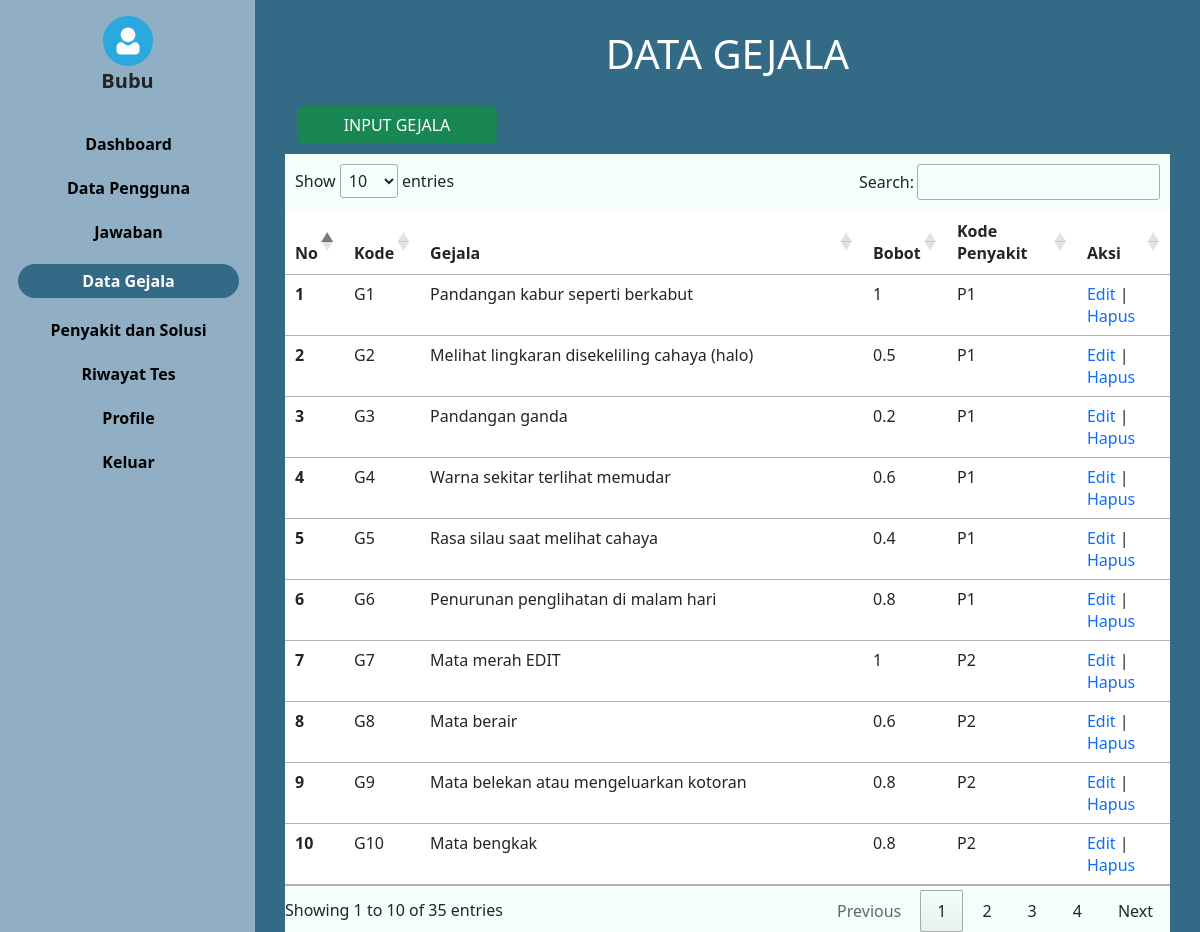
Before: /gejala.php (signed in) with the older database file.
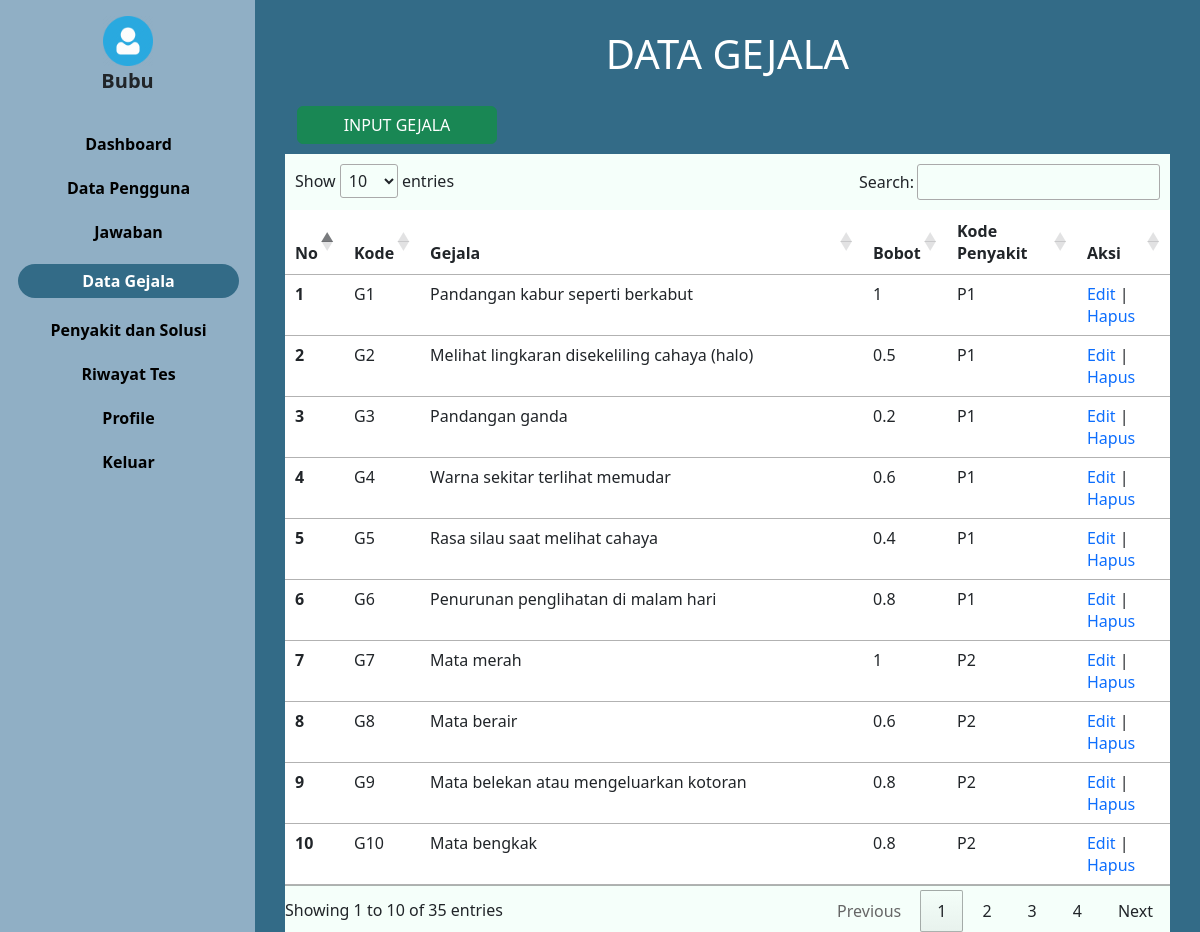
After: the same page with the newer database file.
### tables this page shows
CREATE TABLE `gejala` (
  `idgejala` int(11) NOT NULL,
  `iddiagnosa` int(10) NOT NULL,
  `kode_gejala` varchar(10) NOT NULL,
  `nama_gejala` text NOT NULL,
  `bobot` double NOT NULL
);

CREATE TABLE `diagnosa` (
  `iddiagnosa` int(10) NOT NULL,
  `kode_diagnosa` varchar(10) NOT NULL,
  `nama_diagnosa` varchar(50) NOT NULL,
  `deskripsi` text NOT NULL
);

### konek.php (called while the page is built, shortened)
<?php
$koneksi = mysqli_connect("localhost", "root", "", "mata");
function query($query)
{
    global $koneksi;
    $result = mysqli_query($koneksi, $query);
    $rows = [];
    while ($row = mysqli_fetch_assoc($result)) {
        $rows[] = $row;
    }
    return $rows;
}
function dekripsi($teks)
{
    $text = $teks;
    $kunci = 'mataRara';
    $key = hash('sha256', $kunci);
    $pkey = "123";
    $method = "aes-192-cfb1";
    $iv = substr(hash('sha256', $pkey), 0, 16);
    $dekripsi = base64_decode($text);
    $dekripsi = openssl_decrypt($dekripsi, $method, $key, 0, $iv);
    return $dekripsi;
}
?>

### gejala.php (the view, shortened to what this page needs)
<?php
include("konek.php");
$id = dekripsi($_COOKIE['mataRara']);
$user = query("SELECT * FROM user WHERE iduser = $id")[0];
$data = query("SELECT * FROM gejala");
?>
<html lang="en">
<head>
  <link href="https://cdn.jsdelivr.net/npm/bootstrap@5.3.0/dist/css/bootstrap.min.css" rel="stylesheet"
>
  <link rel="stylesheet" href="https://cdn.datatables.net/1.13.4/css/jquery.dataTables.min.css">
  <link rel="stylesheet" href="style.css">
</head>
<body>
  <div class="main-container d-flex">
    <div class="sidebar px-3 pt-3">
      <div class="header pb-3">
        <img class="text-center" src="img/<?php echo $user['foto']; ?>"
          style="width: 50px; margin-right: auto; margin-left: auto; display: block;" alt="">
        <h5 class="offcanvas-title fw-bold text-center" style="margin-left: auto; font-size: 20px"
          id="offcanvasDarkLabel"><?php echo $user['nama']; ?></h5>
      </div>
      <ul>
        <li class=""> <a href="admin.php">Dashboard</a></li>
        <li class=""><a href="pengguna.php">Data Pengguna</a></li>
        <li class=""> <a href="pertanyaan.php">Jawaban</a></li>
        <li class="active"><a href="gejala.php">Data Gejala</a></li>
        <li class=""><a href="penyakit.php">Penyakit dan Solusi</a></li>
        <li class=""> <a href="riwayat.php">Riwayat Tes</a></li>
        <li class=""> <a href="profil.php">Profile</a></li>
        <li class=""> <a href="keluar.php">Keluar</a></li>
      </ul>
    </div>
    <div class="container">
    <div class="content" style="width: 100%;">
        <h1 style="text-align:center; margin-top: 30px; color: white; padding: 0px 35px">DATA GEJALA</h1>
        <div class="row">
          <div class="col-6">
            <div class="input" style="margin-top: 20px">
              <button class="btn btn-success" type="button" data-bs-toggle="modal" data-bs-target="#staticBackdrop">
                INPUT GEJALA
              </button>
            </div>
          </div>
        </div>
        <div class="row align-items-start text-center">
          <table class="table" style="margin-top: 15px" id="example">
            <thead>
              <tr>
                <th scope="col">No</th>
                <th scope="col">Kode</th>
                <th scope="col">Gejala</th>
                <th scope="col">Bobot</th>
                <th scope="col">Kode Penyakit</th>
                <th scope="col">Aksi</th>
              </tr>
            </thead>
            <tbody>
              <?php $i = 1;
              foreach ($data as $g):
                ?>
                <tr>
                  <th>
                    <?php echo $i; ?>
                  </th>
                  <td>
                    <?php echo $g['kode_gejala']; ?>
                  </td>
                  <td>
                    <?php echo $g['nama_gejala']; ?>
                  </td>
                  <td>
                    <?php echo $g['bobot']; ?>
                  </td>
                  <?php
                  $iddiagnosa = $g['iddiagnosa'];
                  $kode_diagnosa = query("SELECT kode_diagnosa FROM diagnosa WHERE iddiagnosa = $iddiagnosa")[0];
                  ?>
                  <td>
                    <?= $kode_diagnosa['kode_diagnosa']; ?>
                  </td>
                  <td>
                    <a style="text-decoration: none;" href="editgejala.php?id= <?= $g['idgejala']; ?>">Edit </a>
                    |
                    <a style="text-decoration: none;" href="delete_gejala.php?id=<?= $g['idgejala']; ?>"
                      onclick="return confirm('Apakah anda yakin ingin menghapus data?')">Hapus</a>
                  </td>
                </tr>
                <?php
                $i++;
              endforeach;
              ?>
            </tbody>
          </table>
        </div>
      </div>
    </div>
  </div>
</body>
</html>

Changed rows visible on the page:
changed gejala: nama_gejala "Mata merah EDIT" → "Mata merah"
